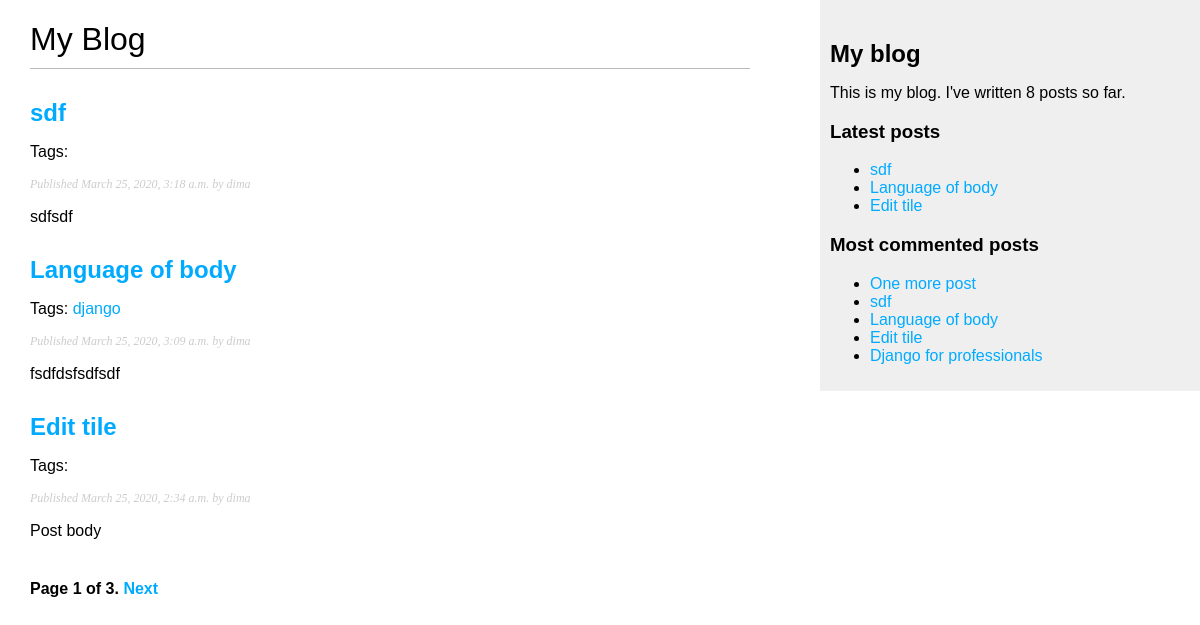
The page /blog/ on the database as committed earlier.
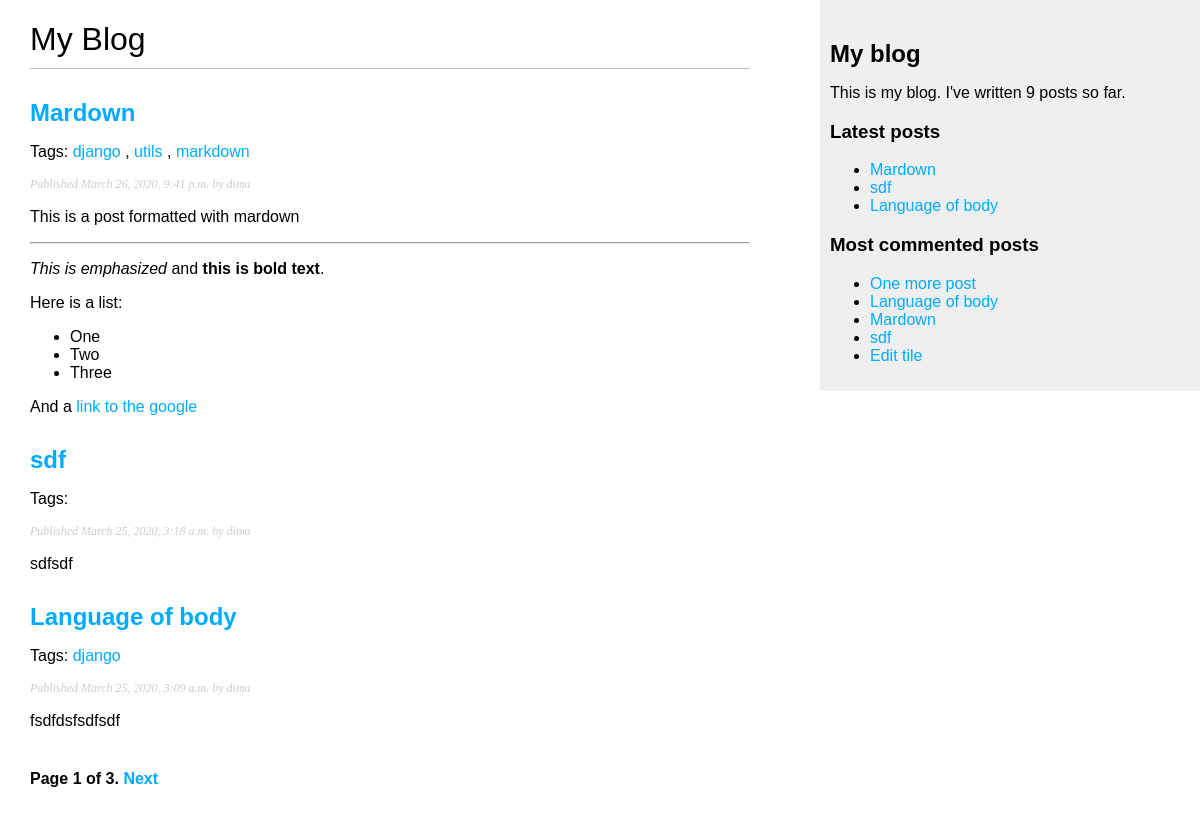
The same page on the database as committed later.
### blog/models.py (models this page shows, shortened)
class Post(models.Model):
    tags = TaggableManager()
    STATUS_CHOISES = (
        ('draft', 'Draft'),
        ('published', 'Published'),
    )
    User = get_user_model()
    title = models.CharField(max_length=250)
    slug = models.SlugField(max_length=250,
                            unique_for_date='publish')
    author = models.ForeignKey(User,
                               on_delete=models.CASCADE,
                               related_name='blog_posts')
    body = models.TextField()
    publish = models.DateTimeField(default=timezone.now)
    created = models.DateTimeField(auto_now_add=True)
    updated = models.DateTimeField(auto_now=True)
    status = models.CharField(max_length=10,
                              choices=STATUS_CHOISES,
                              default='draft')
    objects = models.Manager()  # Default manager
    published = PublishedManager()  # Custom manager
    class Meta:
        ordering = ('-publish', )
    def get_absolute_url(self):
        return reverse('blog:post_detail',
                       args=[self.publish.year,
                             self.publish.month,
                             self.publish.day,
                             self.slug])

### users/models.py (models this page shows)
class CustomUser(AbstractUser):
    pass

### blog/views.py (the view)
# urls.py: path('', views.post_list, name='post_list'),
def post_list(request, tag_slug=None):
    object_list = Post.published.all()
    tag = None
    if tag_slug:
        tag = get_object_or_404(Tag, slug=tag_slug)
        object_list = object_list.filter(tags__in=[tag])
    paginator = Paginator(object_list, 3) # 3 posts in each page
    page = request.GET.get('page')
    try:
        posts = paginator.page(page)
    except PageNotAnInteger:
        posts = paginator.page(1)
    except EmptyPage:
        posts = paginator.page(paginator.num_pages)
    return render(request,
                  'blog/post/list.html',
                  {'page': page,
                   'posts': posts,
                   'tag': tag})

### blog/models.py (called while the page is built)
    def get_queryset(self):
        return super().get_queryset().filter(status='published')

### blog/templatetags/blog_tags.py (called while the page is built)
@register.simple_tag
def total_posts():
    return Post.published.count()

@register.inclusion_tag('blog/post/latest_posts.html')
def show_latest_posts(count=5):
    latest_posts = Post.published.order_by('-publish')[:count]
    return {'latest_posts': latest_posts}

@register.simple_tag
def get_most_commented_posts(count=5):
    return Post.published.annotate(
        cnt_comments=Count('comments', filter=Q(comments__active=True))
        ).order_by('-cnt_comments', '-publish')[:count]

@register.filter(name='markdown')
def markdown_format(text):
    return mark_safe(markdown.markdown(text))

### blog/templates/blog/post/list.html (shortened to what this page needs)
{% extends "blog/base.html" %}
{% load blog_tags %}
{% block content %}
  <h1>My Blog</h1>
  {% for post in posts %}
      <h2>
      <a href="{{ post.get_absolute_url }}">
        {{ post.title }}
      </a>
    </h2>
      <p class="tags">
          Tags:
          {% for tag in post.tags.all %}
              <a href="{% url "blog:post_list_by_tag" tag.slug %}">{{ tag.name }}</a>
              {% if not forloop.last %}, {% endif %}
          {% endfor %}
      </p>
    <p class="date">
      Published {{ post.publish }} by {{ post.author }}
    </p>
    {{ post.body|markdown|truncatewords_html:30 }}
  {% endfor %}
    {% include 'pagination.html' with page=posts %}
{% endblock %}

### blog/templates/blog/base.html (shortened to what this page needs)
{% load static %}
{% load blog_tags %}
<!DOCTYPE html>
<html>
<head>
  <link href="{% static "css/blog.css" %}" rel="stylesheet">
</head>
<body>
  <div id="content">
    {% block content %}
    {% endblock %}
  </div>
  <div id="sidebar">
    <h2>My blog</h2>
      <p>This is my blog. I've written {% total_posts %} posts so far.</p>
      <h3>Latest posts</h3>
      {% show_latest_posts 3 %}
      <h3>Most commented posts</h3>
      {% get_most_commented_posts as most_commented_posts %}
      <ul>
          {% for post in most_commented_posts %}
            <li><a href="{{ post.get_absolute_url }}">{{ post.title }}</a></li>
          {% endfor %}
      </ul>
  </div>
</body>
</html>

### blog/templates/pagination.html (shortened to what this page needs)
<div class="pagination">
  <span class="step-links">
    <span class="current">
      Page {{ page.number }} of {{ page.paginator.num_pages }}.
    </span>
      {% if page.has_next %}
        <a href="http://localhost:8000/blog?page={{ page.next_page_number }}">Next</a>
      {% endif %}
  </span>
</div>

### blog/templates/blog/post/latest_posts.html
<ul>
    {% for post in latest_posts %}
        <li><a href="{{ post.get_absolute_url }}">{{ post.title }}</a></li>
    {% endfor %}
</ul>

### blog/static/css/blog.css (style rules this page uses)
body { margin:0; padding:0; font-family:helvetica, sans-serif; }
a { color:#00abff; text-decoration:none; }
h1 { font-weight:normal; border-bottom:1px solid #bbb; padding:0 0 10px 0; }
h2 { font-weight: bold; margin:30px 0 10px 0; }
#content { float:left; width:60%; padding:0 0 0 30px; }
#sidebar { float:right; width:30%; padding:10px; background:#efefef; height:100%; }
p.date { color:#ccc; font-family: georgia, serif; font-size: 12px; font-style: italic; }
.pagination { margin:40px 0; font-weight:bold; }

Rows that differ between the two databases and show on the page:
no longer on this page (row unchanged): Post: title "Django for professionals", shown under "Most commented posts"
no longer on one of the page's lists (row unchanged): Post: title "Edit tile", publish "March 25, 2020, 2:34 a.m.", author "dima", body "Post body"
added Post: title "Mardown", publish "March 26, 2020, 9:41 p.m.", author "dima", body "This is a post formatted with mardown This is emphasized and this is bold text . Here is a list: One Two Three And a link to the google", Tag (name "django")
added Tag: name "utils", shown under "Mardown"
added Tag: name "markdown", shown under "Mardown"
shown differently, row unchanged: Post "Language of body": moves up the list
Other text that changed with them:
text no longer shown: "8"
text now shown: "9"
